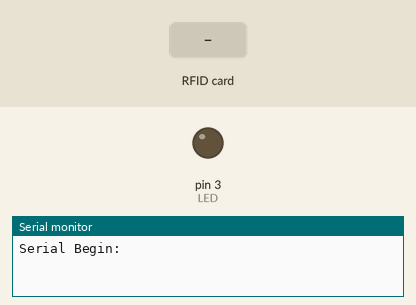
This sketch was run on a simulated Arduino Uno, built with avr-gcc and run on an emulated ATmega328P. Shown: output pins drawn as LEDs (lit = HIGH), the last lines printed to the serial monitor. The inputs (shaded band) are chosen by the test bench. Pins used as bus, display or sensor lines are not drawn.

Above: at 1.2 s.
1.3 s: RFID card 5E 7A 19 C4 held to the reader
At 1.7 s:
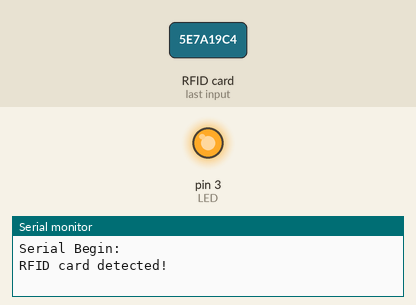
Timing chart, 0 to 4.3 s (numbered marks = the images above; inputs shaded):
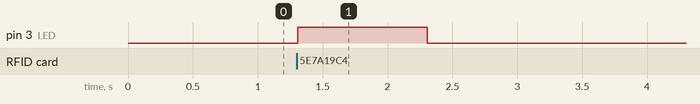

The sketch:

sketch_apr8c.ino
```cpp
#include <MFRC522.h>

#define RST_PIN   9
#define SS_PIN    10
#define LED    3

MFRC522 mfrc522(SS_PIN, RST_PIN);   // Create MFRC522 instance

void setup() {
  pinMode(LED, OUTPUT);    // Set the LED pin as an output
  Serial.begin(9600);              // Initialize serial communication
  Serial.println("Serial Begin: "); // Communicating the confirmation of the serial begin
  SPI.begin();                     // Initialize SPI bus
  mfrc522.PCD_Init();              // Initialize MFRC522 RFID reader
}

void loop() {
  // Look for new RFID card
  if (mfrc522.PICC_IsNewCardPresent() && mfrc522.PICC_ReadCardSerial()) {
    Serial.println("RFID card detected!");
    digitalWrite(LED, HIGH);   // Turn on the LED
    delay(1000);                       // Wait for 1 second
    digitalWrite(LED, LOW);    // Turn off the LED
    mfrc522.PICC_HaltA();              // Stop reading the current card
    mfrc522.PCD_StopCrypto1();         // Stop encryption on the card
  }
}
```

Measured:
- after the input at 1.3 s, pin 3 (LED): LOW → HIGH at once, → LOW 1.0 s later
